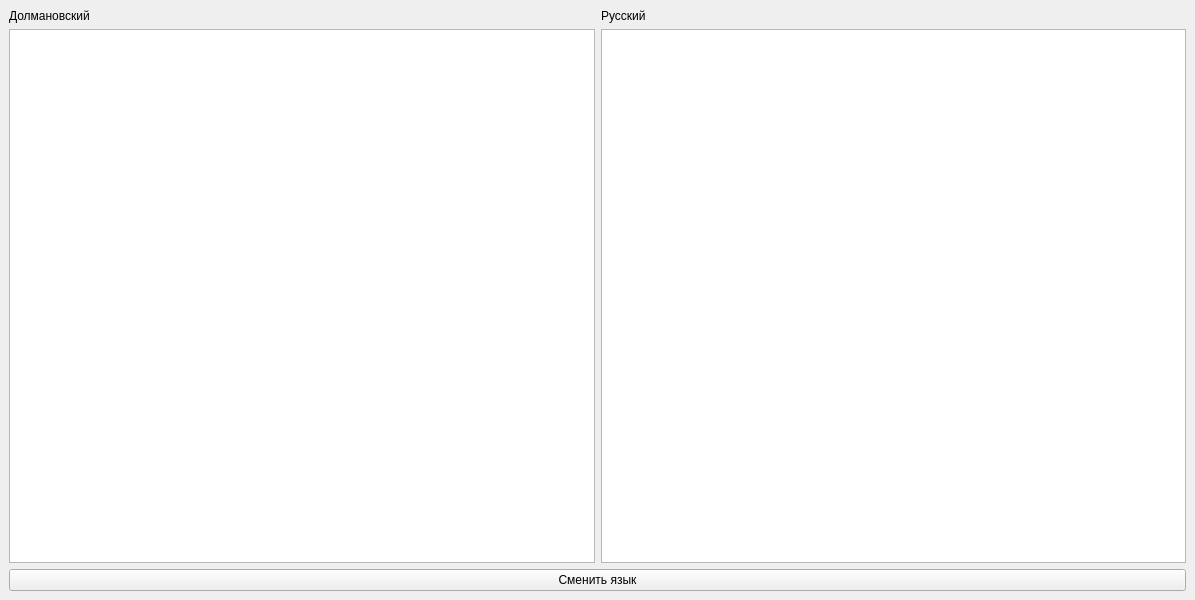
<?xml version="1.0" encoding="UTF-8"?>
<ui version="4.0">
 <class>MainWindow</class>
 <widget class="QMainWindow" name="MainWindow">
  <property name="geometry">
   <rect>
    <x>0</x>
    <y>0</y>
    <width>1195</width>
    <height>600</height>
   </rect>
  </property>
  <property name="windowTitle">
   <string>MainWindow</string>
  </property>
  <widget class="QWidget" name="centralwidget">
   <layout class="QGridLayout" name="gridLayout_3">
    <item row="0" column="0">
     <layout class="QGridLayout" name="gridLayout_2">
      <item row="0" column="0">
       <layout class="QGridLayout" name="gridLayout">
        <item row="0" column="0">
         <widget class="QLabel" name="label">
          <property name="text">
           <string>Долмановский</string>
          </property>
         </widget>
        </item>
        <item row="0" column="1">
         <widget class="QLabel" name="label_2">
          <property name="text">
           <string>Русский</string>
          </property>
         </widget>
        </item>
        <item row="1" column="0">
         <widget class="QTextEdit" name="textEdit_2"/>
        </item>
        <item row="1" column="1">
         <widget class="QTextEdit" name="textEdit"/>
        </item>
       </layout>
      </item>
      <item row="1" column="0">
       <widget class="QPushButton" name="pushButton">
        <property name="text">
         <string>Сменить язык</string>
        </property>
       </widget>
      </item>
     </layout>
    </item>
   </layout>
  </widget>
 </widget>
 <resources/>
 <connections/>
</ui>
